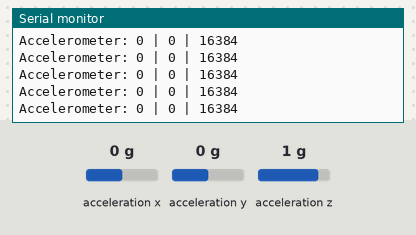
This program was run on a simulated ESP32. Parts: the last lines printed to the serial monitor. Wiring (inferred from the names in the program): MPU-6050 motion sensor at I2C address 0x68. Inputs (shaded band) come from the test bench; at power-on: acceleration x 0 g, acceleration y 0 g, acceleration z 1 g. WiFi joins after 1.5 s; servers stay silent unless stated; storage starts empty.

Above: at 3.2 s.
3.3 s: acceleration x set to -1.4 g
At 3.59 s:
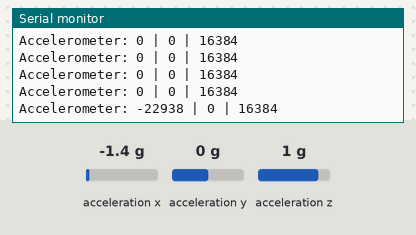
4.8 s: acceleration y set to -1.4 g
At 4.99 s:
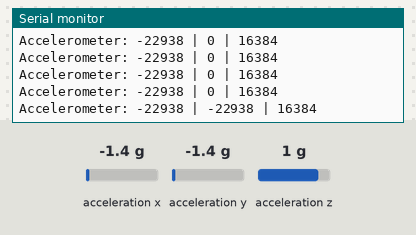
6.3 s: acceleration z set to -1.4 g
At 6.4 s:
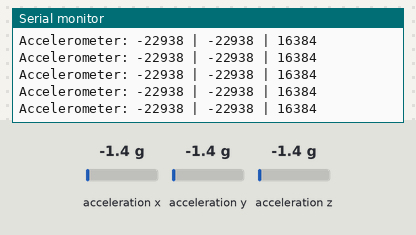

The program:

main.cpp
```cpp
#include <Arduino.h>
#include <Wire.h>
#include <ArduinoJson.h>

#include "WebServer.h"
#include "MPU6050.h"

// global variables
WebServer *web_server;
MPU6050 *mpu_6050;
int16_t accel_reading[3];
char json_buffer[30];

void setup() {
    Serial.begin (115200);
    web_server = new WebServer(80);
    mpu_6050 = new MPU6050(0x68);
}

void loop()
{
    // get the accelerator readings and print them to the serial monitor
    mpu_6050->get_accel_reading(accel_reading);
    Serial.print("Accelerometer: ");
    Serial.print(accel_reading[0]); Serial.print(" | ");
    Serial.print(accel_reading[1]); Serial.print(" | ");
    Serial.println(accel_reading[2]);

    // convert readings to json string
    StaticJsonDocument<48> doc;
    copyArray(accel_reading, doc.to<JsonArray>());
    serializeJson(doc, json_buffer);

    // send the event to the browser
    web_server->send_event("accel_readings", json_buffer);

    delay (200);
}
```

MPU6050.h
```cpp
#ifndef __MPU6050_H__
#define __MPU6050_H__

#include <Arduino.h>
#include <Wire.h>

class MPU6050 {

    public:
        uint8_t i2c_address;

        MPU6050(uint8_t i2c_address);
        void get_accel_reading(int16_t *reading);

    private:
        static const uint8_t ACCEL_ADDR         = 0x3b;
        static const uint8_t TEMP_ADDR          = 0x41;
        static const uint8_t GYRO_ADDR          = 0x43;
        static const uint8_t POWER_MGT_1_ADDR   = 0x6b;
};

#endif /* __MPU6050_H__ */
```

WebServer.h
```cpp
#ifndef __WEB_SERVER_H__
#define __WEB_SERVER_H__

#include <WiFi.h>
#include <AsyncTCP.h>
#include <ESPAsyncWebServer.h>
#include "SPIFFS.h"

class WebServer {

    public:
        WebServer(uint16_t port);
        void send_event(String event_id, String message);

    protected:
        AsyncWebServer *server;
        AsyncEventSource *events;

        void init_SPIFFS();
        void init_wifi();
        void init_server(uint16_t port);

    private:
        const char* ssid = "5W2GM";
        const char* password = "kandanasrilanka1";
};

#endif // __WEB_SERVER_H__
```

MPU6050.cpp
```cpp
#include "MPU6050.h"

MPU6050::MPU6050(uint8_t i2c_address) {
    this->i2c_address = i2c_address;
    Wire.begin();

    // Wake up the device (without this sequence, it sends all zeros)
    Wire.beginTransmission(i2c_address);
    Wire.write(this->POWER_MGT_1_ADDR);
    Wire.write(0x00);
    Wire.endTransmission();
}

void MPU6050::get_accel_reading(int16_t *reading) {
    uint8_t error;

    // Set the read address for accelerator
    Wire.beginTransmission(this->i2c_address);
    Wire.write(this->ACCEL_ADDR);
    error = Wire.endTransmission(false);

    if (error == 0) {
        // Request the 3 address values for X,Y,Z axes of the accelerometer
        Wire.requestFrom(this->i2c_address, 3*2, true);
        reading[0] = (Wire.read() << 8) | Wire.read();
        reading[1] = (Wire.read() << 8) | Wire.read();
        reading[2] = (Wire.read() << 8) | Wire.read();
    }
    else {
        Serial.println("ERROR: Could not access accelerometer readings");
    }
}
```

WebServer.cpp
```cpp
#include "WebServer.h"

WebServer::WebServer(uint16_t port) {
    /* Constructor */

    // Initialize file system
    init_SPIFFS();

    // Connect to Wifi
    init_wifi();

    // Initialize and start the server
    init_server(port);

}

void WebServer::init_wifi() {
    /* Initialize the library and connect to the Wifi network */

    WiFi.mode(WIFI_STA);
    WiFi.begin(this->ssid, this->password);

    Serial.print("\nConnecting to WiFi...");

    while (WiFi.status() != WL_CONNECTED) {
        Serial.print(".");
        delay(1000);
    }

    Serial.print("\nWifi Connected. IP address: ");
    Serial.print(WiFi.localIP());
}

void WebServer::init_SPIFFS() {
    /* Check if SPIFFS is mounted properly */

    if (!SPIFFS.begin(true)) {
        Serial.println("An error has occurred while mounting SPIFFS");
    }
    else {
        Serial.println("SPIFFS mounted successfully");
    }
}

void WebServer::init_server(uint16_t port) {
    // initialize the async server
    server = new AsyncWebServer(port);

    // Create an Event Source on /events
    events = new AsyncEventSource("/events");

    // Serve the index.html file on GET requests to the base URL
    server->on("/", HTTP_GET, [](AsyncWebServerRequest *request){
        request->send(SPIFFS, "/index.html", "text/html");
    });

    server->serveStatic("/", SPIFFS, "/");

    // Handle Web Server Events
    events->onConnect([](AsyncEventSourceClient *client){
        if(client->lastId()){
            Serial.printf("Client reconnected! Last message ID that it got is: %u\n", client->lastId());
        }
        // send event with message "hello!", id current millis
        // and set reconnect delay to 1 second
        client->send("hello!", NULL, millis(), 10000);
    });

    server->addHandler(events);

    server->begin();
}

void WebServer::send_event(String event_id, String message) {
    events->send(message.c_str(), event_id.c_str(), millis());
}
```

Measured:
- after the input at 3.3 s, the serial monitor: prints a new line after 0.13 s (image 1)
- after the input at 4.8 s, the serial monitor: prints a new line at once (image 2)
